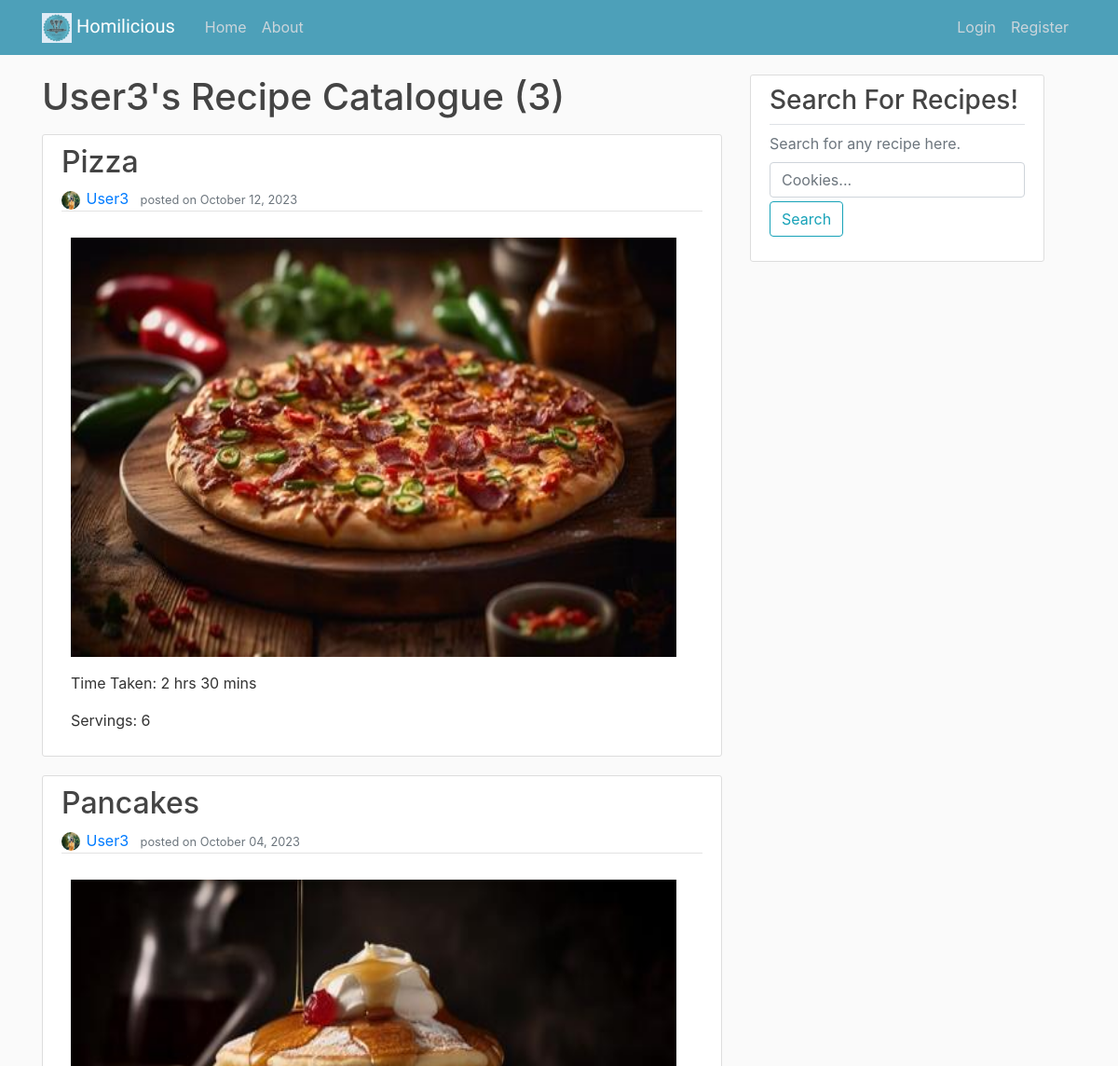
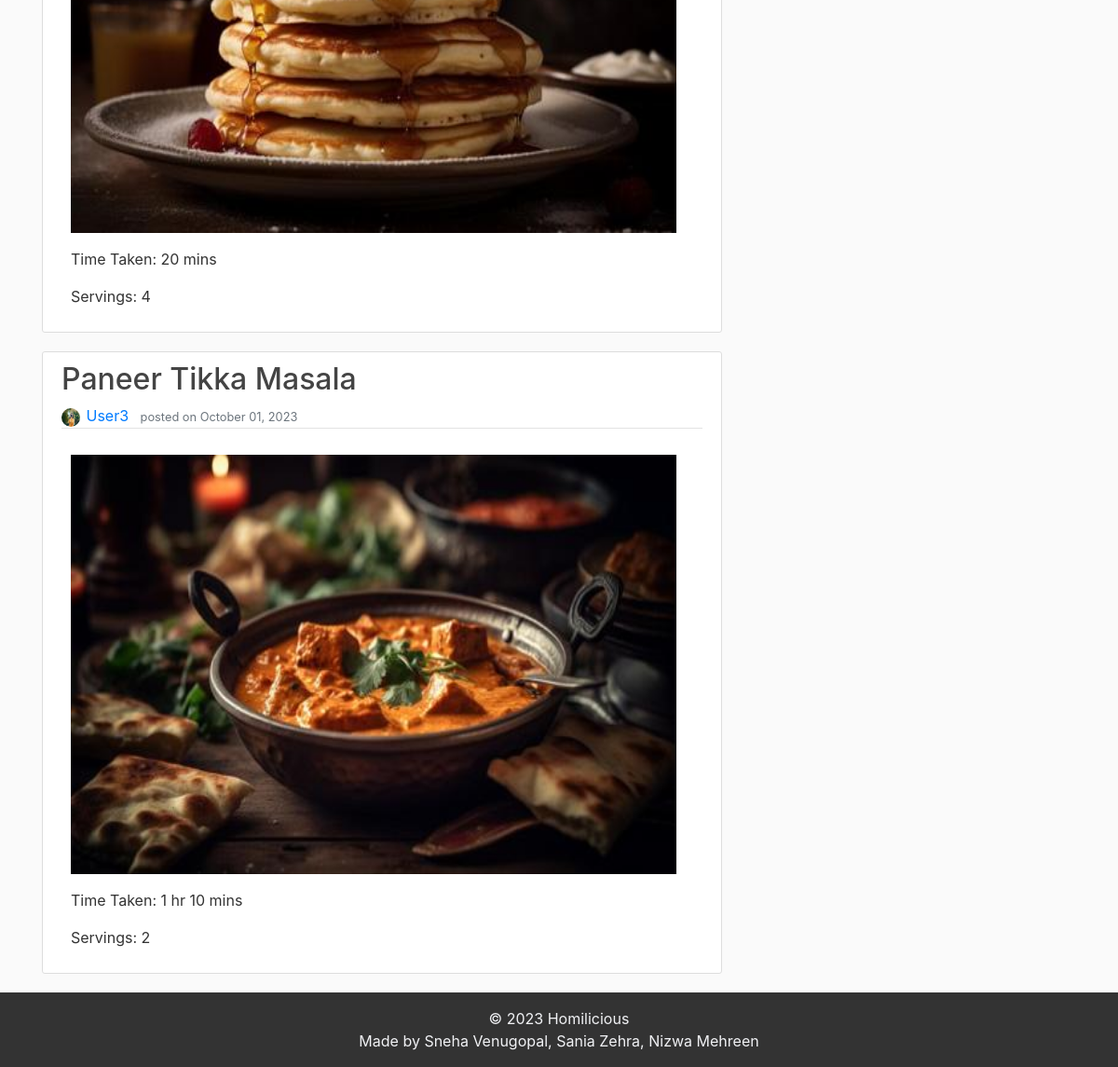
Page /recipe/User3/ on the committed database (2 pictures, top to bottom).
### recipes/models.py (models this page shows, shortened)
class Recipe(models.Model):
    recipe_name = models.CharField(max_length=100)
    author = models.ForeignKey(User, on_delete=models.CASCADE)
    content = models.TextField()
    date_posted = models.DateTimeField(default=timezone.now)
    recipe_img = models.ImageField(upload_to="recipe_images")
    total_time = models.CharField(max_length=20)
    servings = models.PositiveIntegerField()

### users/models.py (models this page shows, shortened)
class Profile(models.Model):
    user = models.OneToOneField(User, on_delete=models.CASCADE)
    profile_pic = models.ImageField(default='profile_pics/default.jpg', upload_to='profile_pics')

### recipes/views.py (the view)
# urls.py: path('recipe/<str:username>/', UserRecipeListView.as_view(), name='user_recipes'),
class UserRecipeListView(ListView):
    model = Recipe
    template_name = 'recipes/user_recipes.html'
    context_object_name = 'recipes'
    paginate_by = 3
    def get_queryset(self):
        user = get_object_or_404(User, username=self.kwargs.get('username'))
        return Recipe.objects.filter(author=user).order_by('-date_posted')

### recipes/templates/recipes/user_recipes.html (shortened to what this page needs)
{% extends "recipes/base.html" %}
{% block content %}
    <h1 class="mb-3">{{ view.kwargs.username }}'s Recipe Catalogue ({{ page_obj.paginator.count }})</h1>
    {% for recipe in recipes %}
        <article class="media content-section">
          <div class="media-body">
            <h2><a class="article-title" href="{% url 'recipe_detail' recipe.id %}">{{ recipe.recipe_name }}</a></h2>
            <div class="article-metadata">
              <img style="width: 20px; height: 20px;" class="smaller-image rounded-circle article-img" src="{{ recipe.author.profile.profile_pic.url }}">
              <a class="mr-2" href="{% url 'user_recipes' recipe.author.username %}">{{ recipe.author }}</a>
              <small class="text-muted">posted on {{ recipe.date_posted|date:"F d, Y" }}</small>
            </div>
            <p class="article-content">
              <img src="{{ recipe.recipe_img.url }}" alt="Recipe Image" width="650" height="450">
            </p>
            <p class="article-content">Time Taken: {{ recipe.total_time }}</p>
            <p class="article-content">Servings: {{ recipe.servings }}</p>
          </div>
        </article>
    {% endfor %}
{% endblock content %}

### recipes/static/recipes/style.css (style rules this page uses)
body { min-height: 100vh; display: flex; flex-direction: column; background: #fafafa; color: #333333; margin-top: 5rem; }
h1, h2, h3, h4, h5, h6 { color: #444444; }
.content-section { background: #ffffff; padding: 10px 20px; border: 1px solid #dddddd; border-radius: 3px; margin-bottom: 20px; }
.article-title { color: #444444; }
.article-content { white-space: pre-line; margin-left: 10px; }
.article-img { height: 65px; width: 65px; margin-right: 2px; }
.article-metadata { padding-bottom: 1px; margin-bottom: 4px; border-bottom: 1px solid #e3e3e3 }

### rows in the picture
Recipe: recipe_name "Pizza", author.profile.profile_pic (picture), author "User3", date_posted "October 12, 2023", recipe_img (picture), total_time "2 hrs 30 mins", servings "6"
Recipe: recipe_name "Pancakes", author.profile.profile_pic (picture), author "User3", date_posted "October 04, 2023", recipe_img (picture), total_time "20 mins", servings "4"
Recipe: recipe_name "Paneer Tikka Masala", author.profile.profile_pic (picture), author "User3", date_posted "October 01, 2023", recipe_img (picture), total_time "1 hr 10 mins", servings "2"

### other values in the picture
{{ view.kwargs.username }} "User3"
{{ page_obj.paginator.count }} "3"
